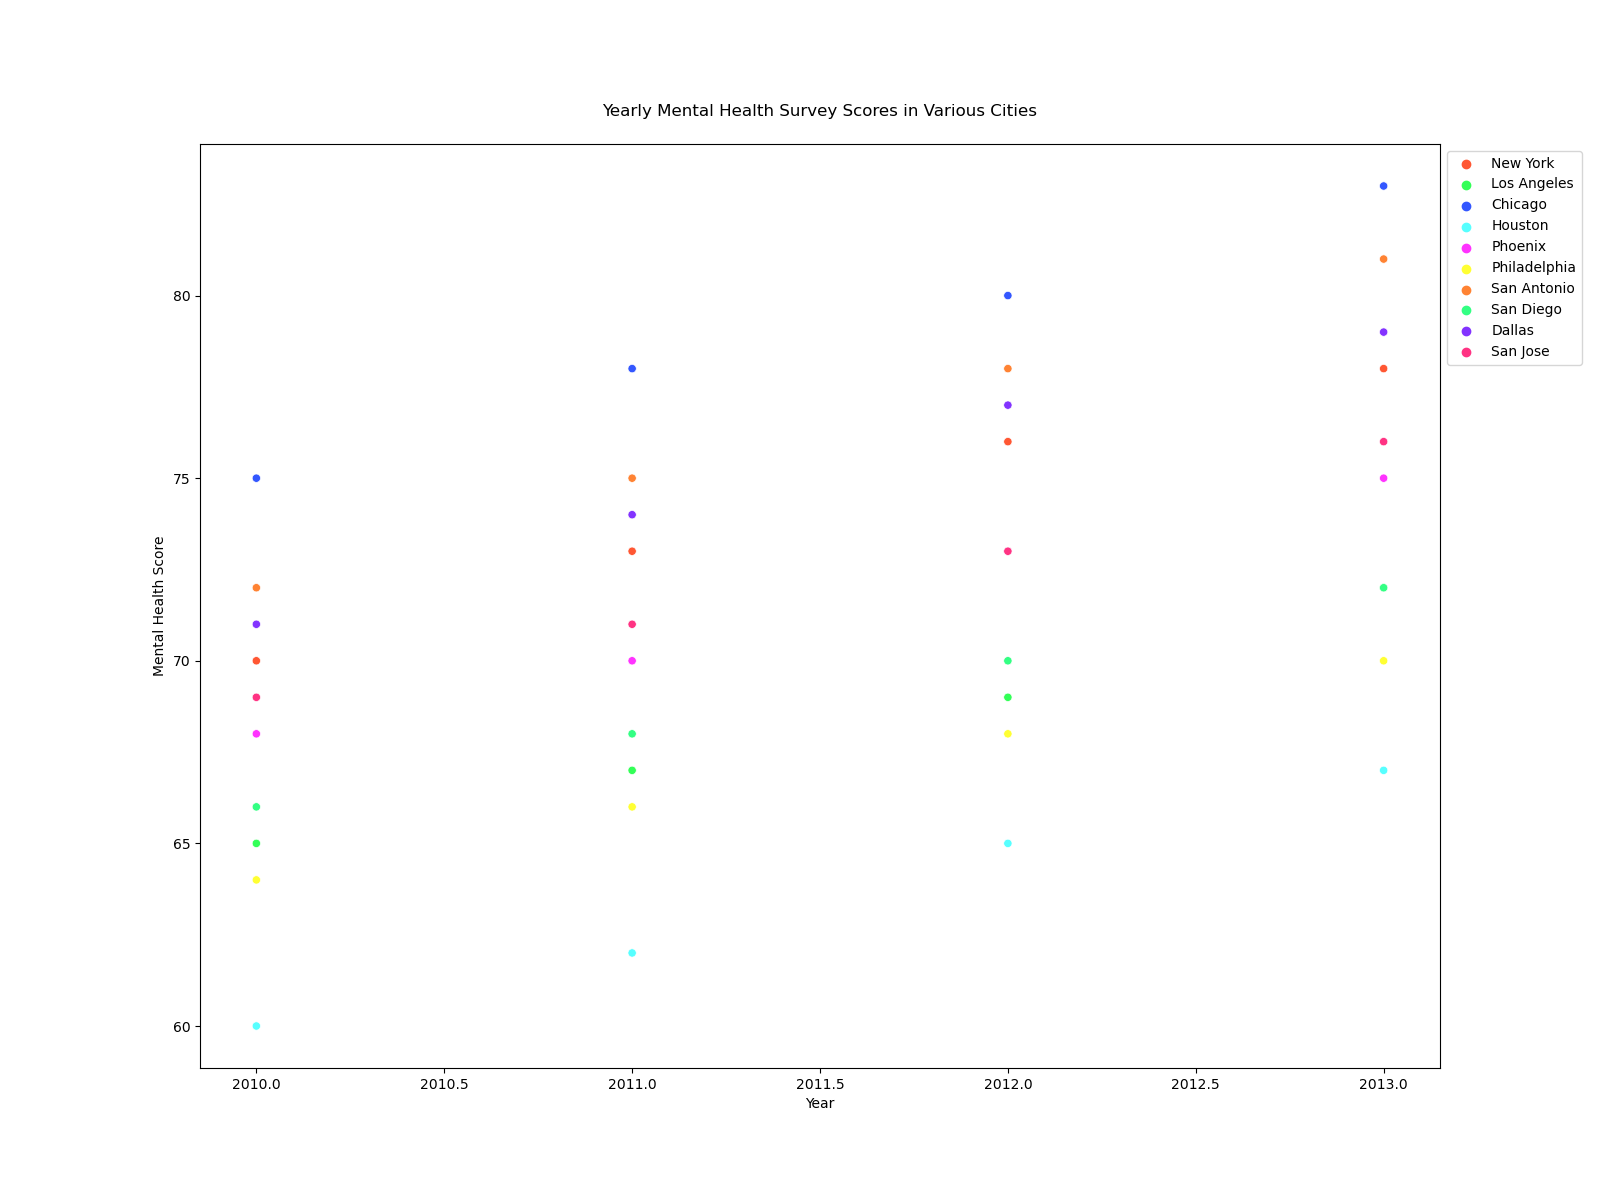

Write Python code to recreate this figure.

import seaborn as sns
import matplotlib.pyplot as plt
import pandas as pd

# Create dataframe
data = {
    'City': ['New York', 'Los Angeles', 'Chicago', 'Houston', 'Phoenix', 'Philadelphia', 'San Antonio', 'San Diego', 'Dallas', 'San Jose']*4,
    'Year': [2010]*10 + [2011]*10 + [2012]*10 + [2013]*10,
    'Mental_Health_Score': [
        70, 65, 75, 60, 68, 64, 72, 66, 71, 69,
        73, 67, 78, 62, 70, 66, 75, 68, 74, 71,
        76, 69, 80, 65, 73, 68, 78, 70, 77, 73,
        78, 72, 83, 67, 75, 70, 81, 72, 79, 76
    ]
}
df = pd.DataFrame(data)

# Scatterplot
plt.figure(figsize=(16, 12))
scatter_plot = sns.scatterplot(
    x='Year', 
    y='Mental_Health_Score', 
    data=df, 
    hue='City', 
    palette=[
        '#FF5733', '#33FF57', '#3357FF', '#57FFFF', 
        '#FF33FF', '#FFFF33', '#FF8333', '#33FF83', 
        '#8333FF', '#FF3383'
    ]
)

# Customizing the chart
plt.title('Yearly Mental Health Survey Scores in Various Cities', pad=20)
plt.xlabel('Year')
plt.ylabel('Mental Health Score')
plt.legend(loc='upper left', bbox_to_anchor=(1, 1))

# Show the plot
plt.show()
